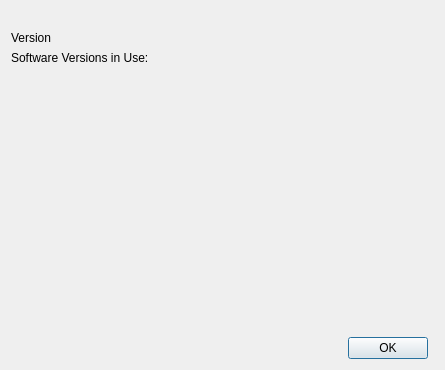
<?xml version="1.0" encoding="UTF-8"?>
<ui version="4.0">
 <class>about</class>
 <widget class="QDialog" name="about">
  <property name="windowModality">
   <enum>Qt::ApplicationModal</enum>
  </property>
  <property name="geometry">
   <rect>
    <x>0</x>
    <y>0</y>
    <width>445</width>
    <height>370</height>
   </rect>
  </property>
  <property name="windowTitle">
   <string>About Manuskript</string>
  </property>
  <property name="windowIcon">
   <iconset>
    <normaloff>../../icons/Moduskript/icon-64px.png</normaloff>../../icons/Moduskript/icon-64px.png</iconset>
  </property>
  <layout class="QGridLayout" name="gridLayout">
   <item row="2" column="0" colspan="2">
    <widget class="QLabel" name="labelManuskriptVersion">
     <property name="text">
      <string notr="true">Version</string>
     </property>
     <property name="textInteractionFlags">
      <set>Qt::LinksAccessibleByMouse|Qt::TextSelectableByMouse</set>
     </property>
    </widget>
   </item>
   <item row="5" column="0">
    <spacer name="verticalSpacer">
     <property name="orientation">
      <enum>Qt::Vertical</enum>
     </property>
     <property name="sizeHint" stdset="0">
      <size>
       <width>20</width>
       <height>40</height>
      </size>
     </property>
    </spacer>
   </item>
   <item row="0" column="0" colspan="2">
    <widget class="QLabel" name="labelLogo">
     <property name="toolTip">
      <string>Manuskript</string>
     </property>
     <property name="text">
      <string/>
     </property>
     <property name="pixmap">
      <pixmap>../../icons/Moduskript/logo-400x104.png</pixmap>
     </property>
    </widget>
   </item>
   <item row="4" column="0">
    <widget class="QLabel" name="labelSoftwareVersion">
     <property name="text">
      <string notr="true">Software Versions in Use:</string>
     </property>
     <property name="alignment">
      <set>Qt::AlignLeading|Qt::AlignLeft|Qt::AlignTop</set>
     </property>
     <property name="textInteractionFlags">
      <set>Qt::LinksAccessibleByMouse|Qt::TextSelectableByMouse</set>
     </property>
    </widget>
   </item>
   <item row="7" column="0">
    <widget class="QDialogButtonBox" name="buttonBox">
     <property name="orientation">
      <enum>Qt::Horizontal</enum>
     </property>
     <property name="standardButtons">
      <set>QDialogButtonBox::Ok</set>
     </property>
    </widget>
   </item>
  </layout>
 </widget>
 <resources/>
 <connections>
  <connection>
   <sender>buttonBox</sender>
   <signal>accepted()</signal>
   <receiver>about</receiver>
   <slot>accept()</slot>
   <hints>
    <hint type="sourcelabel">
     <x>248</x>
     <y>254</y>
    </hint>
    <hint type="destinationlabel">
     <x>157</x>
     <y>274</y>
    </hint>
   </hints>
  </connection>
 </connections>
</ui>
